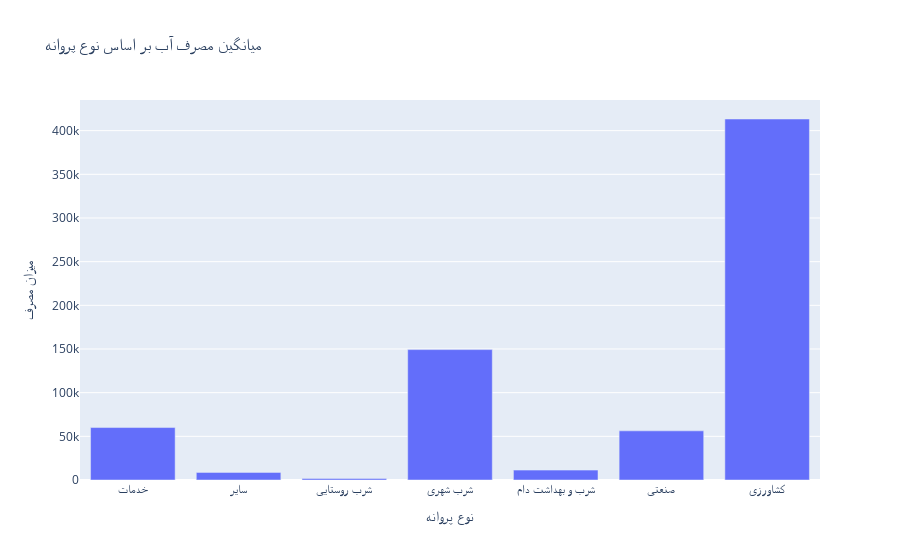

Source (notebook cell):
### Code cell
plot_consumption_by_license(df_info, license_col="License Type", consumption_col='Consumption in Period (m³)', plot_type='bar')

### Figure 1 — Plotly figure (JSON) as saved in the notebook; plotly's stock layout.template omitted (floating-point values rounded to 4 significant figures)
{"data": [{"alignmentgroup": "True", "hovertemplate": "License Type=%{x}<br>Consumption in Period (m³)=%{y}<extra></extra>", "legendgroup": "", "marker": {"color": "#636efa", "pattern": {"shape": ""}}, "name": "", "offsetgroup": "", "orientation": "v", "showlegend": false, "textposition": "auto", "type": "bar", "x": ["خدمات", "سایر", "شرب روستایی", "شرب شهری", "شرب و بهداشت دام", "صنعتی", "کشاورزی"], "xaxis": "x", "y": [60040.0, 8724.0, 1744.0, 149300.0, 11330.0, 56280.0, 413300.0], "yaxis": "y"}], "layout": {"barmode": "relative", "legend": {"tracegroupgap": 0}, "title": {"text": "میانگین مصرف آب بر اساس نوع پروانه"}, "xaxis": {"anchor": "y", "domain": [0, 1], "title": {"text": "نوع پروانه"}}, "yaxis": {"anchor": "x", "domain": [0, 1], "title": {"text": "میزان مصرف"}}}}
